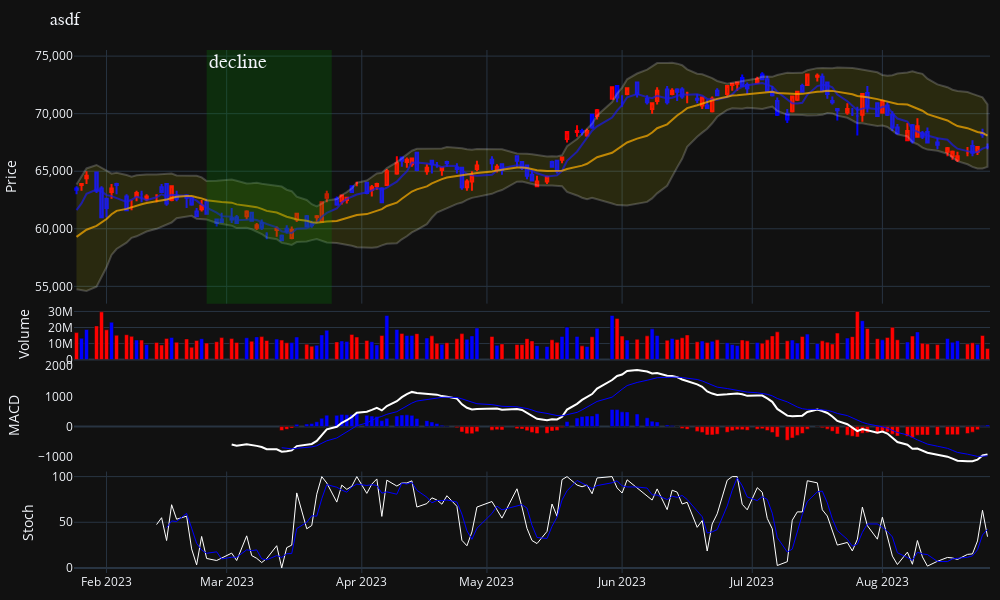

Notebook code cell kept with this figure:
### Code cell
func1(kor_stock_ohlcv_095570_total)

### Figure 1 — Plotly figure (JSON) as saved in the notebook; plotly's stock layout.template omitted (floating-point values rounded to 4 significant figures; data arrays with more than 128 entries replaced by an {"elided": "..."} marker saying what was removed)
{"data": [{"close": {"elided": "147 int values"}, "decreasing": {"line": {"color": "blue"}}, "high": {"elided": "147 int values"}, "increasing": {"line": {"color": "red"}}, "low": {"elided": "147 int values"}, "open": {"elided": "147 int values"}, "type": "candlestick", "x": {"elided": "147 str values"}, "xaxis": "x", "yaxis": "y"}, {"line": {"color": "blue", "width": 2}, "name": "MA 5", "opacity": 0.7, "type": "scatter", "x": {"elided": "147 str values"}, "y": {"elided": "147 int values"}}, {"line": {"color": "orange", "width": 2}, "name": "MA 20", "opacity": 0.7, "type": "scatter", "x": {"elided": "147 str values"}, "y": {"elided": "147 int values"}}, {"fill": "toself", "fillcolor": "rgba(255,255,0,0.1)", "line": {"color": "rgba(255,255,255,0.2)", "width": 2}, "name": "Bollinger Band", "type": "scatter", "x": {"elided": "294 str values"}, "y": {"elided": "294 float values"}}, {"line": {"color": "white", "width": 2}, "type": "scatter", "x": {"elided": "147 str values"}, "xaxis": "x3", "y": {"elided": "147 float values"}, "yaxis": "y3"}, {"line": {"color": "blue", "width": 1}, "type": "scatter", "x": {"elided": "147 str values"}, "xaxis": "x3", "y": {"elided": "147 float values"}, "yaxis": "y3"}, {"line": {"color": "white", "width": 1}, "type": "scatter", "x": {"elided": "147 str values"}, "xaxis": "x4", "y": {"elided": "147 float values"}, "yaxis": "y4"}, {"line": {"color": "blue", "width": 1}, "type": "scatter", "x": {"elided": "147 str values"}, "xaxis": "x4", "y": {"elided": "147 float values"}, "yaxis": "y4"}, {"marker": {"color": {"elided": "147 str values"}}, "name": "volume", "type": "bar", "x": {"elided": "147 str values"}, "xaxis": "x2", "y": {"elided": "147 int values"}, "yaxis": "y2"}, {"marker": {"color": {"elided": "147 str values"}}, "type": "bar", "x": {"elided": "147 str values"}, "xaxis": "x3", "y": {"elided": "147 float values"}, "yaxis": "y3"}], "layout": {"annotations": [{"font": {"family": "Times New Roman", "size": 20}, "showarrow": false, "text": "decline", "x": "2023-02-24", "xanchor": "left", "xref": "x", "y": 1, "yanchor": "top", "yref": "y domain"}], "barmode": "group", "height": 600, "hoverlabel": {"bgcolor": "black", "font": {"size": 15}}, "hovermode": "x unified", "legend": {"orientation": "h", "x": 0.85, "xanchor": "center", "y": 1.1}, "margin": {"b": 10, "l": 10, "r": 10, "t": 50}, "shapes": [{"fillcolor": "green", "line": {"width": 0}, "opacity": 0.25, "type": "rect", "x0": "2023-02-24", "x1": "2023-03-25", "xref": "x", "y0": 0, "y1": 1, "yref": "y domain"}], "showlegend": false, "title": {"font": {"family": "맑은고딕", "size": 18}, "text": "asdf"}, "width": 1000, "xaxis": {"anchor": "y", "domain": [0, 1], "matches": "x4", "rangebreaks": [{"bounds": ["sat", "sun"]}], "rangeslider": {"visible": false}, "showticklabels": false, "tickangle": 90}, "xaxis2": {"anchor": "y2", "domain": [0, 1], "matches": "x4", "showticklabels": false}, "xaxis3": {"anchor": "y3", "domain": [0, 1], "matches": "x4", "showticklabels": false}, "xaxis4": {"anchor": "y4", "domain": [0, 1]}, "yaxis": {"anchor": "x", "domain": [0.515, 1], "tickformat": ",", "title": {"text": "Price"}}, "yaxis2": {"anchor": "x2", "domain": [0.408, 0.505], "title": {"text": "Volume"}}, "yaxis3": {"anchor": "x3", "domain": [0.204, 0.398], "showgrid": false, "title": {"text": "MACD"}}, "yaxis4": {"anchor": "x4", "domain": [0, 0.194], "title": {"text": "Stoch"}}}}
